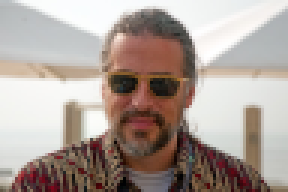
#> input picture utils/test-image2.png, 96 x 64 px (shown 3 times larger)
$ python -i render.py   (imports and definitions only)
#> lines starting #> are read from the running program, lines starting #| are printed output that depends on the picture
"""Rendering functions for the CoolLEDx sign."""

from __future__ import annotations

import json
import logging

from PIL import Image, ImageColor, ImageDraw, ImageFont

from coolledx import (
    DEFAULT_ANIMATION_SPEED,
    DEFAULT_BACKGROUND_COLOR,
    DEFAULT_COLOR,
    DEFAULT_END_COLOR_MARKER,
    DEFAULT_FONT,
    DEFAULT_FONT_SIZE,
    DEFAULT_START_COLOR_MARKER,
    HeightTreatment,
    HorizontalAlignment,
    VerticalAlignment,
    WidthTreatment,
)

LOGGER = logging.getLogger(__name__)

# Constants
PIXELS_PER_BYTE = 8
MAX_TEXT_LENGTH = 255
COLOR_MARKER_COUNT = 2


# [92 lines left out: function render_text_to_image, not called in this run]


def get_separate_pixel_bytefields(
    img: Image.Image,
    output_width: int,
    output_height: int,
    bg_color: str = DEFAULT_BACKGROUND_COLOR,
    horizontal_alignment: HorizontalAlignment = HorizontalAlignment.NONE,
    vertical_alignment: VerticalAlignment = VerticalAlignment.CENTER,
) -> tuple[bytearray, bytearray, bytearray]:
    """
    Generate the bytefields for the red, green, and blue components of the image.

    :param img: The image to process
    :param output_width: For a normal image, can be anything; animations must fit the
                         screen exactly
    :param output_height: This should be the screen height always
    :param bg_color: Color to use for fill pixels (outside the image)
    :param horizontal_alignment: How to align the image horizontally
    :param vertical_alignment: How to align the image vertically
    :return: The bytefields for the red, green, and blue components of the image
    """
    if output_height % PIXELS_PER_BYTE != 0:
        raise ValueError("target-height needs to be divisible by 8")

    # Declare these to stabilize type checking
    default_px: tuple[int, int, int]
    px: tuple[int, int, int]

    image_width, image_height = img.size
    default_px = ImageColor.getrgb(bg_color)  # type: ignore[misc]

    left_offset = 0
    top_offset = 0

    # Figure out justification on the width
    if horizontal_alignment == HorizontalAlignment.LEFT:
        # left justified, pretty much just leave it as it is
        left_offset = 0
    elif horizontal_alignment == HorizontalAlignment.CENTER:
        if image_width < output_width:
            left_offset = (output_width - image_width) // 2
        elif image_width > output_width:
            overflow = (image_width - output_width) // 2
            img = img.crop((overflow, 0, image_width - overflow, image_height))
    elif horizontal_alignment == HorizontalAlignment.RIGHT:
        if image_width < output_width:
            left_offset = output_width - image_width
        elif image_width > output_width:
            # We're going to crop it so it right-justifies
            img = img.crop((image_width - output_width, 0, image_width, image_height))

    if vertical_alignment == VerticalAlignment.TOP:
        # top justified, pretty much just leave it as it is
        top_offset = 0
    elif vertical_alignment == VerticalAlignment.CENTER:
        if image_height < output_height:
            top_offset = (output_height - image_height) // 2
        elif image_height > output_height:
            overflow = (image_height - output_height) // 2
            img = img.crop((0, overflow, image_width, image_height - overflow))
    elif vertical_alignment == VerticalAlignment.BOTTOM:
        if image_height < output_height:
            top_offset = output_height - image_height
        elif image_height > output_height:
            # We're going to crop it so it bottom-justifies
            img = img.crop((0, image_height - output_height, image_width, image_height))

    # buffer to hold the separate pixels
    barr_r, barr_g, barr_b = bytearray(), bytearray(), bytearray()

    # temp values to shift the separate color bits while we iterate the pixels
    tmp_r, tmp_g, tmp_b = 0, 0, 0

    # iterate column from top to bottom
    # (first 2 bytes will be the left column, most significant bit will be pixel
    # on the top)
    for x in range(output_width):
        for y in range(output_height):
            # replace pixels outside image with default
            if (
                y < top_offset
                or x < left_offset
                or y >= image_height + top_offset
                or x >= image_width + left_offset
            ):
                px = default_px
            else:
                px = img.getpixel((x - left_offset, y - top_offset))  # type: ignore[misc]

            # for each color, add one bit for the current pixel (i.e., 1 if
            # color-component is > 127)
            tmp_r = (tmp_r << 1) + round(px[0] / 255)
            tmp_g = (tmp_g << 1) + round(px[1] / 255)
            tmp_b = (tmp_b << 1) + round(px[2] / 255)

            # for every 8th pixel, add the byte to the bytefield and begin a new one
            if y % PIXELS_PER_BYTE == (PIXELS_PER_BYTE - 1):  # Every 8th pixel
                barr_r.append(tmp_r)
                barr_g.append(tmp_g)
                barr_b.append(tmp_b)
                tmp_r, tmp_g, tmp_b = 0, 0, 0

    return barr_r, barr_g, barr_b


# [304 lines left out: functions get_separate_pixel_bytefields_for_animation, create_image_output, create_text_payload, create_image_payload, create_animation_payload, create_jt_payload, not called in this run]

>>> import cv2
>>> picture = cv2.imread('../../utils/test-image2.png', cv2.IMREAD_GRAYSCALE)
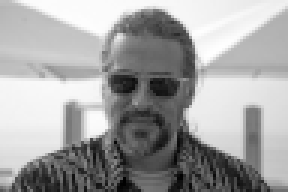
#> picture: shape (64, 96) (shown 3 times larger); min 0, max 255, mean 162.4
>>> result = get_separate_pixel_bytefields(picture, 'out.png', 'out1.png')
#> (the run stopped early here; a loop or call above may not have finished)
